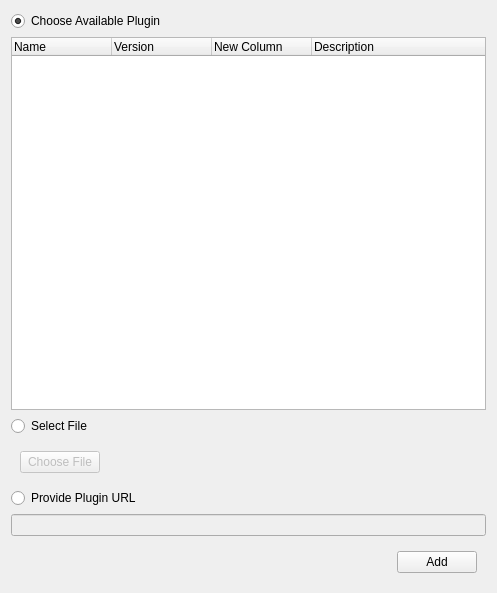
<?xml version="1.0" encoding="UTF-8"?>
<ui version="4.0">
 <class>Form</class>
 <widget class="QWidget" name="Form">
  <property name="enabled">
   <bool>true</bool>
  </property>
  <property name="geometry">
   <rect>
    <x>0</x>
    <y>0</y>
    <width>497</width>
    <height>593</height>
   </rect>
  </property>
  <property name="windowTitle">
   <string>Form</string>
  </property>
  <layout class="QVBoxLayout" name="verticalLayout_2">
   <item>
    <widget class="QRadioButton" name="availableRadioButton">
     <property name="text">
      <string>Choose Available Plugin</string>
     </property>
     <property name="checked">
      <bool>true</bool>
     </property>
    </widget>
   </item>
   <item>
    <widget class="QTreeWidget" name="availablePluginList">
     <property name="enabled">
      <bool>true</bool>
     </property>
     <column>
      <property name="text">
       <string>Name</string>
      </property>
     </column>
     <column>
      <property name="text">
       <string>Version</string>
      </property>
     </column>
     <column>
      <property name="text">
       <string>New Column</string>
      </property>
     </column>
     <column>
      <property name="text">
       <string>Description</string>
      </property>
     </column>
    </widget>
   </item>
   <item>
    <widget class="QRadioButton" name="fileRadioButton">
     <property name="text">
      <string>Select File</string>
     </property>
    </widget>
   </item>
   <item>
    <widget class="QWidget" name="horizontalWidget" native="true">
     <property name="minimumSize">
      <size>
       <width>0</width>
       <height>0</height>
      </size>
     </property>
     <layout class="QHBoxLayout" name="horizontalLayout_2">
      <item>
       <widget class="QPushButton" name="chooseFileButton">
        <property name="enabled">
         <bool>false</bool>
        </property>
        <property name="whatsThis">
         <string/>
        </property>
        <property name="text">
         <string>Choose File</string>
        </property>
       </widget>
      </item>
      <item>
       <widget class="QLabel" name="fileLabel">
        <property name="enabled">
         <bool>false</bool>
        </property>
        <property name="text">
         <string/>
        </property>
       </widget>
      </item>
      <item>
       <spacer name="horizontalSpacer_2">
        <property name="orientation">
         <enum>Qt::Horizontal</enum>
        </property>
        <property name="sizeHint" stdset="0">
         <size>
          <width>40</width>
          <height>20</height>
         </size>
        </property>
       </spacer>
      </item>
     </layout>
    </widget>
   </item>
   <item>
    <widget class="QRadioButton" name="urlRadioButton">
     <property name="text">
      <string>Provide Plugin URL</string>
     </property>
    </widget>
   </item>
   <item>
    <widget class="QLineEdit" name="urlField">
     <property name="enabled">
      <bool>false</bool>
     </property>
    </widget>
   </item>
   <item>
    <widget class="QWidget" name="horizontalWidget" native="true">
     <property name="minimumSize">
      <size>
       <width>0</width>
       <height>0</height>
      </size>
     </property>
     <layout class="QHBoxLayout" name="horizontalLayout">
      <item>
       <spacer name="horizontalSpacer">
        <property name="orientation">
         <enum>Qt::Horizontal</enum>
        </property>
        <property name="sizeHint" stdset="0">
         <size>
          <width>40</width>
          <height>20</height>
         </size>
        </property>
       </spacer>
      </item>
      <item>
       <widget class="QPushButton" name="addButton">
        <property name="text">
         <string>Add</string>
        </property>
       </widget>
      </item>
     </layout>
    </widget>
   </item>
  </layout>
 </widget>
 <resources/>
 <connections/>
</ui>
